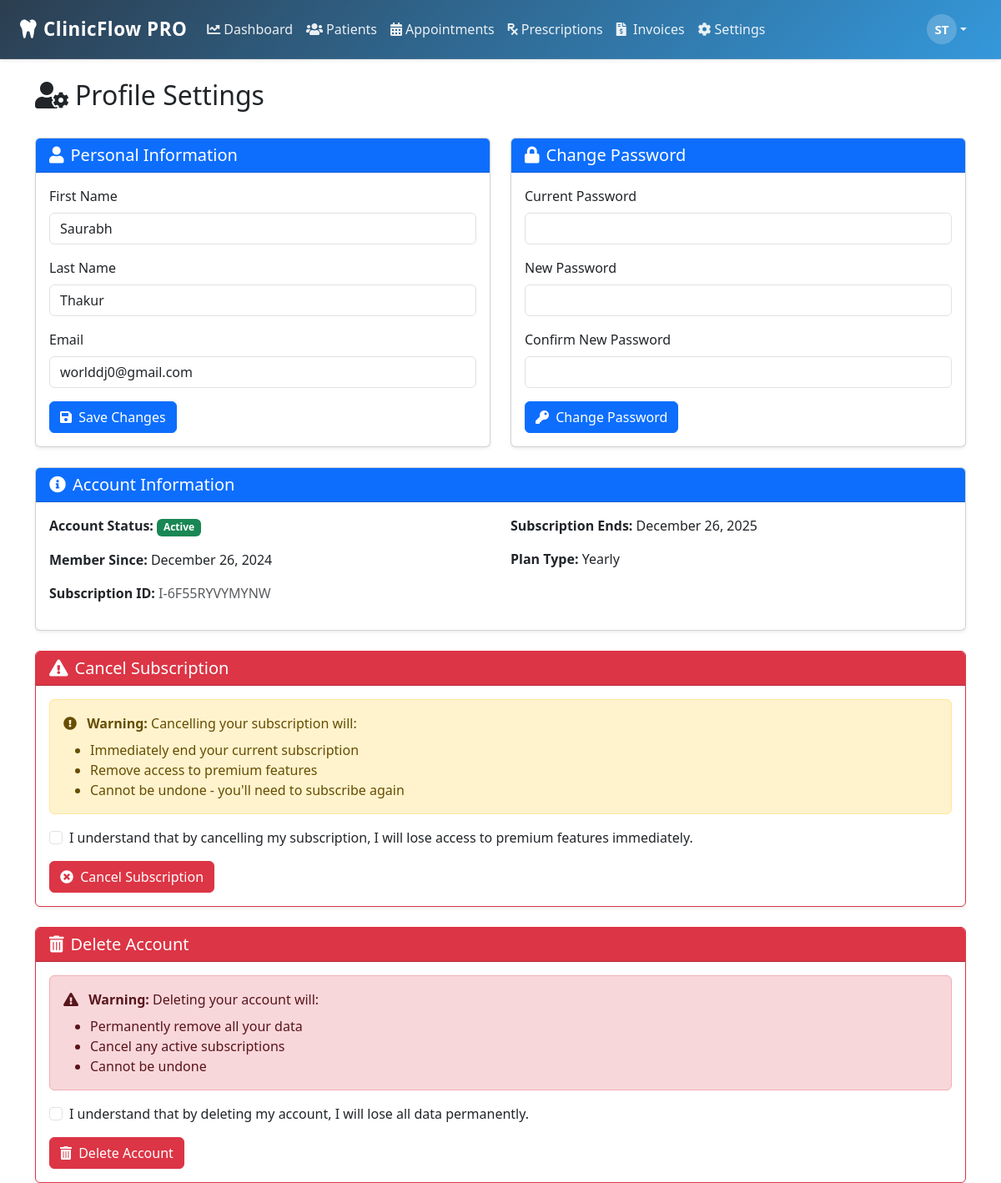
Screenshot of /modules/profile/index.php (signed in) with the database file from the repository.
### tables this page shows
CREATE TABLE `users` (
  `id` int(11) NOT NULL,
  `email` varchar(255) NOT NULL,
  `password` varchar(255) NOT NULL,
  `first_name` varchar(100) DEFAULT NULL,
  `last_name` varchar(100) DEFAULT NULL,
  `is_verified` tinyint(1) DEFAULT 0,
  `verification_token` varchar(255) DEFAULT NULL,
  `reset_token` varchar(255) DEFAULT NULL,
  `reset_token_expiry` datetime DEFAULT NULL,
  `subscription_status` enum('trial','active','expired','cancelled') DEFAULT 'trial',
  `trial_ends_at` datetime DEFAULT NULL,
  `subscription_ends_at` datetime DEFAULT NULL,
  `subscription_plan_id` varchar(100) DEFAULT NULL,
  `created_at` timestamp NOT NULL DEFAULT current_timestamp(),
  `updated_at` timestamp NOT NULL DEFAULT current_timestamp() ON UPDATE current_timestamp()
);

### modules/auth/models/User.php (called while the page is built, shortened)
<?php
require_once __DIR__ . '/../../../config/database.php';
class User {
    protected $conn;
    private $table = 'users';
    public $id;
    public function __construct() {
        $database = new Database();
        $this->conn = $database->connect();
    }
    public function getUserData() {
        $query = "SELECT * FROM " . $this->table . " WHERE id = :id";
        $stmt = $this->conn->prepare($query);
        $stmt->bindParam(':id', $this->id);
        $stmt->execute();
        return $stmt->fetch(PDO::FETCH_ASSOC);
    }
}

### config/database.php (called while the page is built, shortened)
<?php
class Database {
    public function connect() {
        try {
            $this->conn = new PDO(
                "mysql:host=" . DB_HOST . ";dbname=" . DB_NAME,
                DB_USER,
                DB_PASS
            );
            $this->conn->setAttribute(PDO::ATTR_ERRMODE, PDO::ERRMODE_EXCEPTION);
            return $this->conn;
        } catch(PDOException $e) {
            echo "Connection Error: " . $e->getMessage();
            return null;
        }
    }
}

### modules/profile/index.php (the view, shortened to what this page needs)
<?php
require_once '../auth/models/User.php';
$pageTitle = "Profile Settings";
$user = new User();
$user->id = $_SESSION['user_id'];
$userData = $user->getUserData();
?>
<!DOCTYPE html>
<html lang="en">
<head>
    <link href="https://cdn.jsdelivr.net/npm/bootstrap@5.3.0/dist/css/bootstrap.min.css" rel="stylesheet">
    <link rel="stylesheet" href="https://cdnjs.cloudflare.com/ajax/libs/font-awesome/5.15.4/css/all.min.css">
</head>
<body>
    <?php include_once BASE_PATH . '/includes/navbar.php'; ?>
    <div class="container mt-4">
        <div class="row">
            <div class="col-md-12 mb-4">
                <h2><i class="fas fa-user-cog me-2"></i><?php echo $pageTitle; ?></h2>
            </div>
            <div class="col-md-6 mb-4">
                <div class="card shadow-sm">
                    <div class="card-header bg-primary text-white">
                        <h5 class="card-title mb-0"><i class="fas fa-user me-2"></i>Personal Information</h5>
                    </div>
                    <div class="card-body">
                        <form method="POST" action="">
                            <div class="mb-3">
                                <label for="first_name" class="form-label">First Name</label>
                                <input type="text" class="form-control" id="first_name" name="first_name"
                                       value="<?php echo htmlspecialchars($userData['first_name']); ?>" required>
                            </div>
                            <div class="mb-3">
                                <label for="last_name" class="form-label">Last Name</label>
                                <input type="text" class="form-control" id="last_name" name="last_name"
                                       value="<?php echo htmlspecialchars($userData['last_name']); ?>" required>
                            </div>
                            <div class="mb-3">
                                <label for="email" class="form-label">Email</label>
                                <input type="email" class="form-control" id="email" name="email"
                                       value="<?php echo htmlspecialchars($userData['email']); ?>" required>
                            </div>
                            <button type="submit" name="update_profile" class="btn btn-primary">
                                <i class="fas fa-save me-1"></i> Save Changes
                            </button>
                        </form>
                    </div>
                </div>
            </div>
            <div class="col-md-6 mb-4">
                <div class="card shadow-sm">
                    <div class="card-header bg-primary text-white">
                        <h5 class="card-title mb-0"><i class="fas fa-lock me-2"></i>Change Password</h5>
                    </div>
                    <div class="card-body">
                        <form method="POST" action="">
                            <div class="mb-3">
                                <label for="current_password" class="form-label">Current Password</label>
                                <input type="password" class="form-control" id="current_password" name="current_password" required>
                            </div>
                            <div class="mb-3">
                                <label for="new_password" class="form-label">New Password</label>
                                <input type="password" class="form-control" id="new_password" name="new_password"
                                       pattern="(?=.*\d)(?=.*[a-z])(?=.*[A-Z]).{8,}"
                                       title="Must contain at least one number and one uppercase and lowercase letter, and at least 8 or more characters" required>
                            </div>
                            <div class="mb-3">
                                <label for="confirm_password" class="form-label">Confirm New Password</label>
                                <input type="password" class="form-control" id="confirm_password" name="confirm_password" required>
                            </div>
                            <button type="submit" name="change_password" class="btn btn-primary">
                                <i class="fas fa-key me-1"></i> Change Password
                            </button>
                        </form>
                    </div>
                </div>
            </div>
            <div class="col-md-12">
                <div class="card shadow-sm">
                    <div class="card-header bg-primary text-white">
                        <h5 class="card-title mb-0"><i class="fas fa-info-circle me-2"></i>Account Information</h5>
                    </div>
                    <div class="card-body">
                        <div class="row">
                            <div class="col-md-6">
                                <p><strong>Account Status:</strong>
                                    <span class="badge bg-<?php
                                        echo $userData['subscription_status'] === 'active' ? 'success' :
                                            ($userData['subscription_status'] === 'trial' ? 'warning' :
                                                ($userData['subscription_status'] === 'cancelled' ? 'secondary' : 'danger')); ?>">
                                        <?php echo ucfirst($userData['subscription_status']); ?>
                                    </span>
                                </p>
                                <p><strong>Member Since:</strong> <?php echo date('F j, Y', strtotime($userData['created_at'])); ?></p>
                                <?php if ($userData['subscription_plan_id']): ?>
                                    <p><strong>Subscription ID:</strong>
                                        <span class="text-muted"><?php echo htmlspecialchars($userData['subscription_plan_id']); ?></span>
                                    </p>
                                <?php endif; ?>
                            </div>
                            <div class="col-md-6">
                                <?php if ($userData['subscription_status'] === 'trial'): ?>
                                    <p><strong>Trial Ends:</strong> <?php echo date('F j, Y', strtotime($userData['trial_ends_at'])); ?></p>
                                <?php elseif ($userData['subscription_status'] === 'active'): ?>
                                    <p><strong>Subscription Ends:</strong> <?php echo date('F j, Y', strtotime($userData['subscription_ends_at'])); ?></p>
                                    <p><strong>Plan Type:</strong>
                                        <?php
                                        $planType = strpos($userData['subscription_plan_id'], 'MONTHLY') !== false ? 'Monthly' : 'Yearly';
                                        echo $planType;
                                        ?>
                                    </p>
                                <?php endif; ?>
                            </div>
                        </div>
                    </div>
                </div>
            </div>
            <?php if ($userData['subscription_status'] === 'active'): ?>
                <div class="col-md-12 mt-4">
                    <div class="card shadow-sm border-danger">
                        <div class="card-header bg-danger text-white">
                            <h5 class="card-title mb-0"><i class="fas fa-exclamation-triangle me-2"></i>Cancel Subscription</h5>
                        </div>
                        <div class="card-body">
                            <div class="alert alert-warning">
                                <i class="fas fa-exclamation-circle me-2"></i>
                                <strong>Warning:</strong> Cancelling your subscription will:
                                <ul class="mb-0 mt-2">
                                    <li>Immediately end your current subscription</li>
                                    <li>Remove access to premium features</li>
                                    <li>Cannot be undone - you'll need to subscribe again</li>
                                </ul>
                            </div>
                            <form method="POST" action="" onsubmit="return confirm('Are you sure you want to cancel your subscription? This action cannot be undone.');">
                                <div class="mb-3 form-check">
                                    <input type="checkbox" class="form-check-input" id="confirm_cancellation" name="confirm_cancellation" value="yes" required>
                                    <label class="form-check-label" for="confirm_cancellation">
                                        I understand that by cancelling my subscription, I will lose access to premium features immediately.
                                    </label>
                                </div>
                                <button type="submit" name="cancel_subscription" class="btn btn-danger">
                                    <i class="fas fa-times-circle me-1"></i> Cancel Subscription
                                </button>
                            </form>
                        </div>
                    </div>
                </div>
            <?php endif; ?>
            <div class="col-md-12 mt-4">
                <div class="card shadow-sm border-danger">
                    <div class="card-header bg-danger text-white">
                        <h5 class="card-title mb-0"><i class="fas fa-trash-alt me-2"></i>Delete Account</h5>
                    </div>
                    <div class="card-body">
                        <div class="alert alert-danger">
                            <i class="fas fa-exclamation-triangle me-2"></i>
                            <strong>Warning:</strong> Deleting your account will:
                            <ul class="mb-0 mt-2">
                                <li>Permanently remove all your data</li>
                                <li>Cancel any active subscriptions</li>
                                <li>Cannot be undone</li>
                            </ul>
                        </div>
                        <form method="POST" action="" onsubmit="return confirm('Are you absolutely sure you want to delete your account? This action CANNOT be undone!');">
                            <div class="mb-3 form-check">
                                <input type="checkbox" class="form-check-input" id="confirm_deletion" name="confirm_deletion" value="yes" required>
                                <label class="form-check-label" for="confirm_deletion">
                                    I understand that by deleting my account, I will lose all data permanently.
                                </label>
                            </div>
                            <button type="submit" name="delete_account" class="btn btn-danger">
                                <i class="fas fa-trash-alt me-1"></i> Delete Account
                            </button>
                        </form>
                    </div>
                </div>
            </div>
        </div>
    </div>
</body>
</html>

### includes/navbar.php (style rules this page uses)
.btn { transition: all 0.3s ease; font-weight: 500; }

### rows the page displays
users: first_name "Saurabh", last_name "Thakur", email "worlddj0@gmail.com", subscription_status "Active", created_at "December 26, 2024", subscription_plan "I-6F55RYVYMYNW", subscription_ends_at "December 26, 2025", subscription_plan "Yearly"

### other values shown
$initials "ST"
$pageTitle "Profile Settings"
